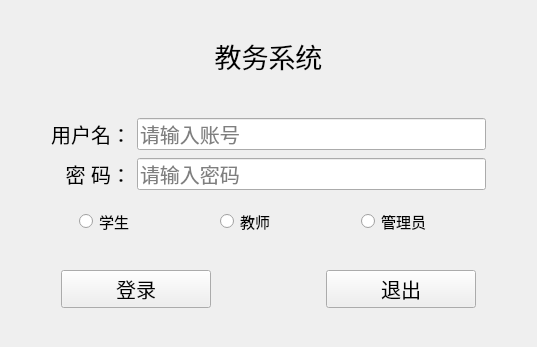
<?xml version="1.0" encoding="UTF-8"?>
<ui version="4.0">
 <class>Login</class>
 <widget class="QWidget" name="Login">
  <property name="geometry">
   <rect>
    <x>0</x>
    <y>0</y>
    <width>537</width>
    <height>347</height>
   </rect>
  </property>
  <property name="windowTitle">
   <string>登录</string>
  </property>
  <property name="windowIcon">
   <iconset resource="img.qrc">
    <normaloff>:/img/2.jpg</normaloff>:/img/2.jpg</iconset>
  </property>
  <property name="toolTip">
   <string>这是登录窗口</string>
  </property>
  <layout class="QGridLayout" name="gridLayout_2">
   <item row="1" column="0" colspan="5">
    <widget class="QWidget" name="widget_2" native="true">
     <layout class="QGridLayout" name="gridLayout">
      <property name="leftMargin">
       <number>40</number>
      </property>
      <property name="rightMargin">
       <number>40</number>
      </property>
      <item row="0" column="1">
       <widget class="QLineEdit" name="lineEdit">
        <property name="font">
         <font>
          <pointsize>15</pointsize>
         </font>
        </property>
        <property name="text">
         <string/>
        </property>
        <property name="maxLength">
         <number>10</number>
        </property>
        <property name="echoMode">
         <enum>QLineEdit::Normal</enum>
        </property>
        <property name="placeholderText">
         <string>请输入账号</string>
        </property>
       </widget>
      </item>
      <item row="0" column="0">
       <widget class="QLabel" name="label">
        <property name="font">
         <font>
          <pointsize>15</pointsize>
         </font>
        </property>
        <property name="text">
         <string>用户名：</string>
        </property>
        <property name="alignment">
         <set>Qt::AlignRight|Qt::AlignTrailing|Qt::AlignVCenter</set>
        </property>
       </widget>
      </item>
      <item row="1" column="1">
       <widget class="QLineEdit" name="lineEdit_2">
        <property name="font">
         <font>
          <pointsize>15</pointsize>
         </font>
        </property>
        <property name="inputMethodHints">
         <set>Qt::ImhHiddenText|Qt::ImhNoAutoUppercase|Qt::ImhNoPredictiveText|Qt::ImhSensitiveData</set>
        </property>
        <property name="maxLength">
         <number>15</number>
        </property>
        <property name="echoMode">
         <enum>QLineEdit::Password</enum>
        </property>
        <property name="placeholderText">
         <string>请输入密码</string>
        </property>
       </widget>
      </item>
      <item row="1" column="0">
       <widget class="QLabel" name="label_2">
        <property name="font">
         <font>
          <pointsize>15</pointsize>
         </font>
        </property>
        <property name="text">
         <string>密 码：</string>
        </property>
        <property name="alignment">
         <set>Qt::AlignRight|Qt::AlignTrailing|Qt::AlignVCenter</set>
        </property>
       </widget>
      </item>
     </layout>
    </widget>
   </item>
   <item row="2" column="0">
    <spacer name="horizontalSpacer_2">
     <property name="orientation">
      <enum>Qt::Horizontal</enum>
     </property>
     <property name="sizeHint" stdset="0">
      <size>
       <width>62</width>
       <height>0</height>
      </size>
     </property>
    </spacer>
   </item>
   <item row="2" column="1">
    <widget class="QRadioButton" name="rb_student">
     <property name="minimumSize">
      <size>
       <width>135</width>
       <height>0</height>
      </size>
     </property>
     <property name="font">
      <font>
       <pointsize>11</pointsize>
      </font>
     </property>
     <property name="contextMenuPolicy">
      <enum>Qt::DefaultContextMenu</enum>
     </property>
     <property name="layoutDirection">
      <enum>Qt::LeftToRight</enum>
     </property>
     <property name="autoFillBackground">
      <bool>false</bool>
     </property>
     <property name="text">
      <string>学生</string>
     </property>
    </widget>
   </item>
   <item row="2" column="2">
    <widget class="QRadioButton" name="rb_teacher">
     <property name="minimumSize">
      <size>
       <width>135</width>
       <height>0</height>
      </size>
     </property>
     <property name="font">
      <font>
       <pointsize>11</pointsize>
      </font>
     </property>
     <property name="contextMenuPolicy">
      <enum>Qt::DefaultContextMenu</enum>
     </property>
     <property name="layoutDirection">
      <enum>Qt::LeftToRight</enum>
     </property>
     <property name="autoFillBackground">
      <bool>false</bool>
     </property>
     <property name="text">
      <string>教师</string>
     </property>
    </widget>
   </item>
   <item row="2" column="3">
    <widget class="QRadioButton" name="rb_admin">
     <property name="minimumSize">
      <size>
       <width>135</width>
       <height>0</height>
      </size>
     </property>
     <property name="font">
      <font>
       <pointsize>11</pointsize>
      </font>
     </property>
     <property name="contextMenuPolicy">
      <enum>Qt::DefaultContextMenu</enum>
     </property>
     <property name="layoutDirection">
      <enum>Qt::LeftToRight</enum>
     </property>
     <property name="autoFillBackground">
      <bool>false</bool>
     </property>
     <property name="text">
      <string>管理员</string>
     </property>
    </widget>
   </item>
   <item row="2" column="4">
    <spacer name="horizontalSpacer_3">
     <property name="orientation">
      <enum>Qt::Horizontal</enum>
     </property>
     <property name="sizeHint" stdset="0">
      <size>
       <width>22</width>
       <height>20</height>
      </size>
     </property>
    </spacer>
   </item>
   <item row="3" column="0" colspan="5">
    <widget class="QWidget" name="widget" native="true">
     <layout class="QHBoxLayout" name="horizontalLayout">
      <property name="leftMargin">
       <number>50</number>
      </property>
      <property name="rightMargin">
       <number>50</number>
      </property>
      <item>
       <widget class="QPushButton" name="user_login">
        <property name="minimumSize">
         <size>
          <width>150</width>
          <height>0</height>
         </size>
        </property>
        <property name="font">
         <font>
          <pointsize>15</pointsize>
         </font>
        </property>
        <property name="text">
         <string>登录</string>
        </property>
       </widget>
      </item>
      <item>
       <spacer name="horizontalSpacer">
        <property name="orientation">
         <enum>Qt::Horizontal</enum>
        </property>
        <property name="sizeHint" stdset="0">
         <size>
          <width>40</width>
          <height>20</height>
         </size>
        </property>
       </spacer>
      </item>
      <item>
       <widget class="QPushButton" name="pushButton_2">
        <property name="minimumSize">
         <size>
          <width>150</width>
          <height>0</height>
         </size>
        </property>
        <property name="font">
         <font>
          <pointsize>15</pointsize>
         </font>
        </property>
        <property name="text">
         <string>退出</string>
        </property>
       </widget>
      </item>
     </layout>
    </widget>
   </item>
   <item row="0" column="0" colspan="5">
    <widget class="QLabel" name="label_3">
     <property name="maximumSize">
      <size>
       <width>16777215</width>
       <height>90</height>
      </size>
     </property>
     <property name="font">
      <font>
       <pointsize>20</pointsize>
      </font>
     </property>
     <property name="text">
      <string>教务系统</string>
     </property>
     <property name="alignment">
      <set>Qt::AlignCenter</set>
     </property>
    </widget>
   </item>
  </layout>
 </widget>
 <resources>
  <include location="img.qrc"/>
 </resources>
 <connections/>
</ui>
